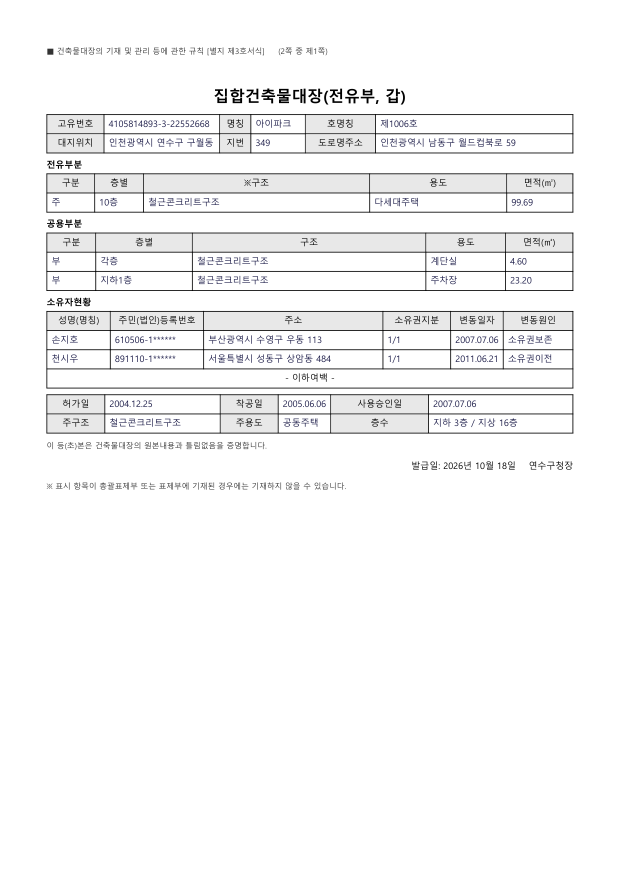
#> input picture pipeline/desktop/fake_data/clean_s01_ledger_p1.png, 1240 x 1755 px (shown at 1/2 size)
$ python -i preprocess.py   (imports and definitions only)
#> lines starting #> are read from the running program, lines starting #| are printed output that depends on the picture; after the words box and inside, x2 and y2 are one past the last pixel; in counts of white or black regions, pixels touching at a corner belong together
#> further down, picture is the input picture: PIL image 1240x1755 RGB; mean R, G, B 245.7, 245.7, 246
"""쪽 이미지 만들기와 스캔 전처리(기울기 보정·대비 늘리기). 문서를 읽을 때와 결과 보기에서 같은 보정을 쓴다."""
from PIL import Image


def render(page, dpi=150):
    pix = page.get_pixmap(dpi=dpi)
    return Image.frombytes("RGB", (pix.width, pix.height), pix.samples), pix.width / page.rect.width


def deskew_angle(img, max_deg=3.0, step=0.1):
    """글자 줄이 가장 또렷하게 가로로 늘어서는 각도(도). 가로 투영(행별 검은 점 수)의 분산이 가장 큰 각도를 고른다."""
#> called with max_deg = 3, step = 0.1
    import numpy as np
    g = img.convert("L")
    g = g.resize((g.width // 2, g.height // 2))
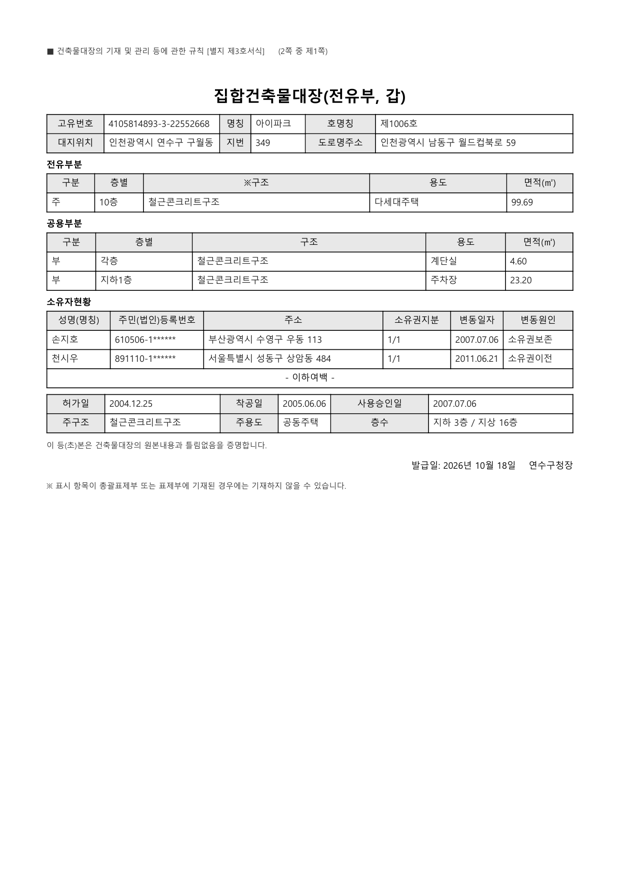
#> g: PIL image 620x877 L; min 0, max 255, mean 245.5
    ink = g.point(lambda x: 255 if x < 160 else 0)     # 먼저 흑백으로 바꾼 뒤 모든 각도를 같은 방식(NEAREST)으로 돌린다.
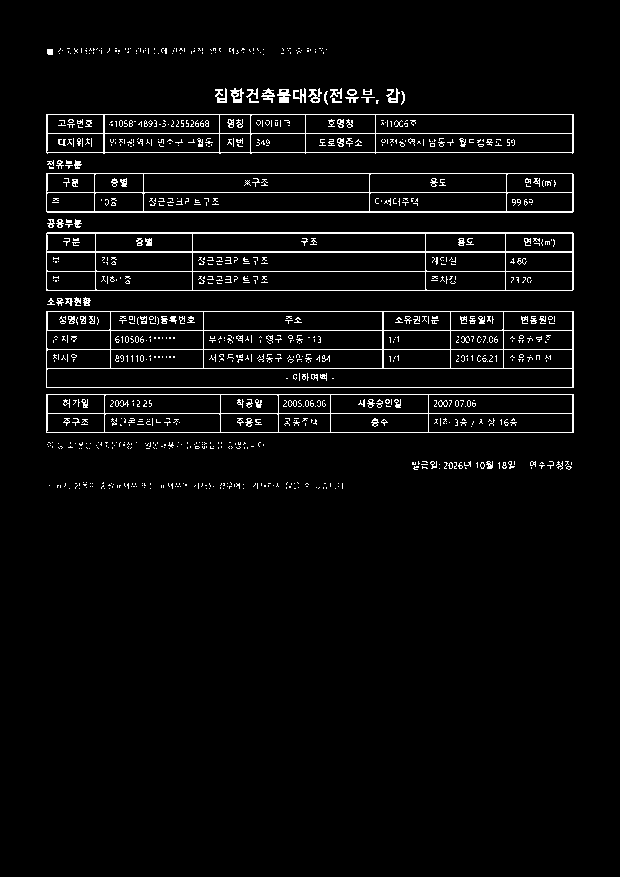
#> ink: PIL image 620x877 L; 4% white in thin lines or dots, all inside (x1, y1, x2, y2) = (46, 48, 574, 489)
    best, best_v = 0.0, -1.0                            # (돌리지 않은 0도만 선명해서 늘 0도가 뽑히던 문제를 막음)
    for k in range(int(-max_deg / step), int(max_deg / step) + 1):
        a = k * step
        r = np.asarray(ink.rotate(a, resample=Image.NEAREST, fillcolor=0)) > 0
        v = float(np.var(r.sum(axis=1)))
        if v > best_v:
            best, best_v = a, v
#> this loop made 61 passes
#> (v, best, best_v) on passes 1, 2, 3, 4, 5, 6, 7, 8, 10, 11, 12, 13: (914.3, -3, 914.3), (918, -2.9, 918), (923.4, -2.8, 923.4), (928, -2.7, 928), (932.1, -2.6, 932.1), (937.4, -2.5, 937.4), (937.7, -2.4, 937.7), (941.6, -2.3, 941.6), (948.4, -2.1, 948.4), (963.8, -2, 963.8), (992.4, -1.9, 992.4), (1018.9, -1.8, 1018.9)
#> v on passes 9, 31, 32, 33, 34, 35: 940.1, 6873, 6873, 3388.8, 2924.8, 2210.8
#> pass 1, in deskew_angle, `r = np.asarray(ink.rotate(a, resample=Image.NEAREST, fillcolor=0)) > 0`:
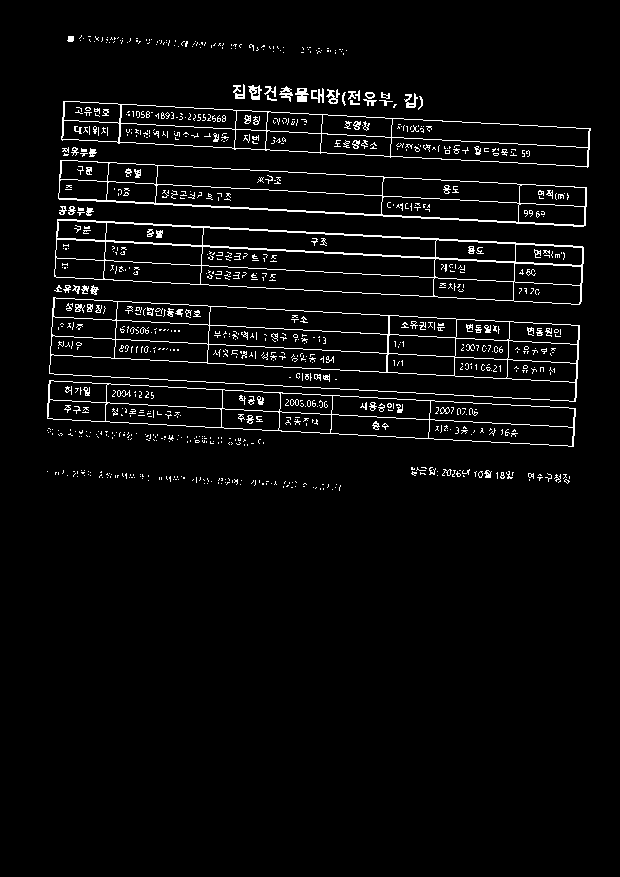
#> r: shape (877, 620) bool; 4% white in thin lines or dots, all inside (x1, y1, x2, y2) = (47, 35, 591, 491)
#> pass 2, in deskew_angle, `r = np.asarray(ink.rotate(a, resample=Image.NEAREST, fillcolor=0)) > 0`:
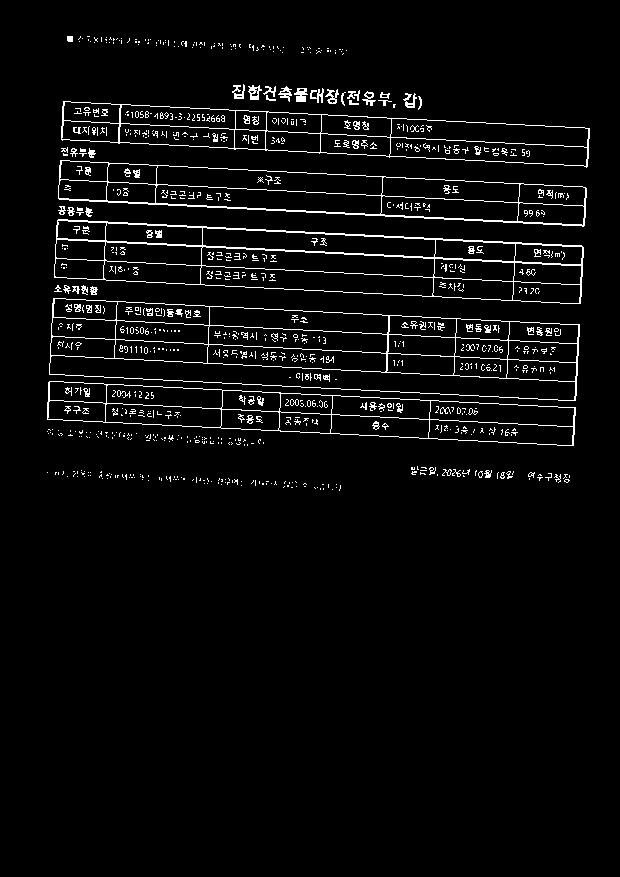
#> r: shape (877, 620) bool; 4% white in thin lines or dots, all inside (x1, y1, x2, y2) = (47, 36, 590, 491)
#> pass 3, in deskew_angle, `r = np.asarray(ink.rotate(a, resample=Image.NEAREST, fillcolor=0)) > 0`:
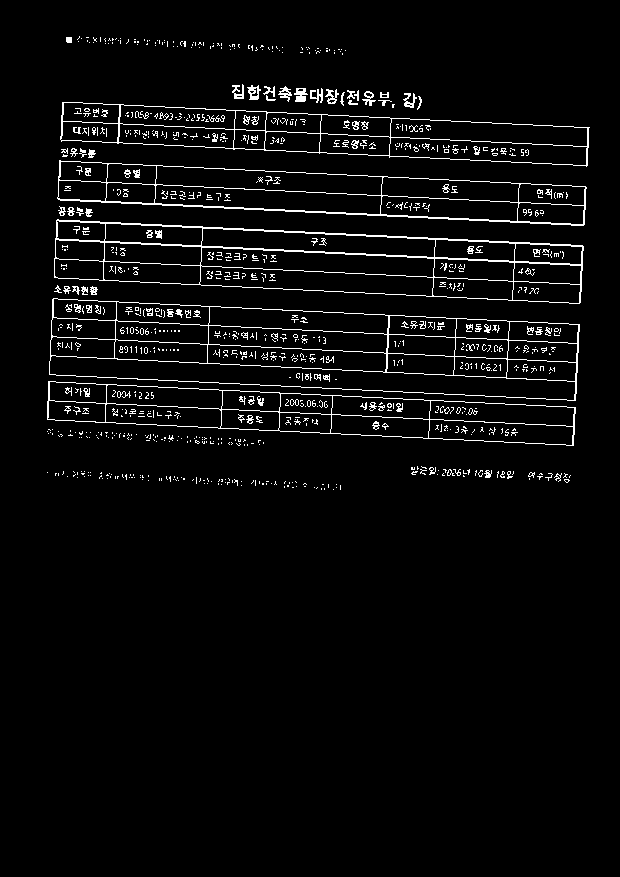
#> r: shape (877, 620) bool; 4.1% white in thin lines or dots, all inside (x1, y1, x2, y2) = (47, 36, 590, 490)
#> after the loop, best = -0.1; best_v = 6873
    return best


def preprocess(img):
    """스캔 전처리: 기울기 보정 + 대비 늘리기(기획서 1-4). -> (보정된 이미지, 보정 각도)"""
    from PIL import ImageOps
    a = deskew_angle(img)
#> a = -0.1
    out = img.rotate(a, resample=Image.BICUBIC, fillcolor="white") if abs(a) >= 0.05 else img
    return ImageOps.autocontrast(out.convert("L"), cutoff=1).convert("RGB"), a

>>> from PIL import Image
>>> picture = Image.open('../../pipeline/desktop/fake_data/clean_s01_ledger_p1.png')
>>> result = preprocess(picture)

$ run again, on pipeline/desktop/fake_data/clean_s01_registry_p2.png
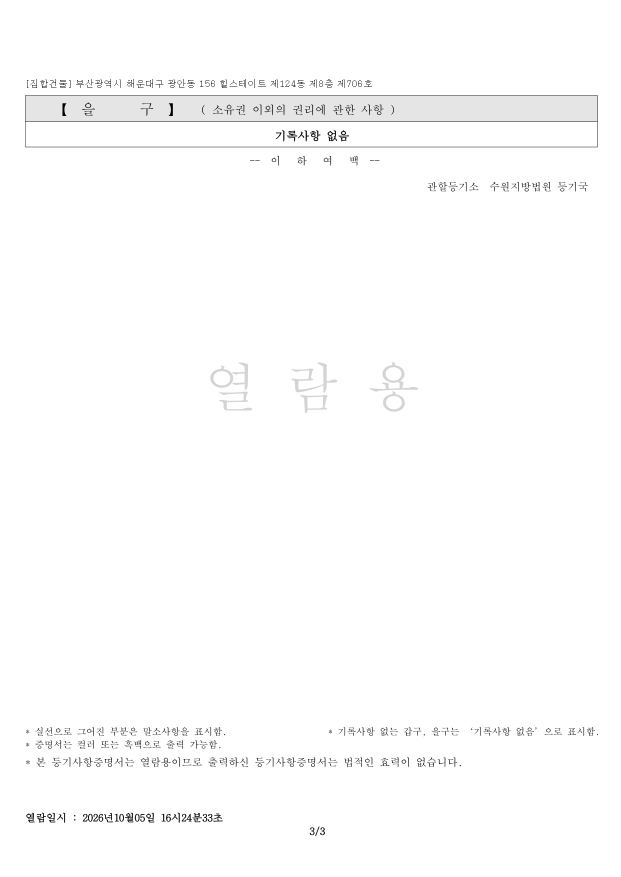
#> input picture pipeline/desktop/fake_data/clean_s01_registry_p2.png, 1241 x 1754 px (shown at 1/2 size)
#> picture is the input picture: PIL image 1241x1754 RGB; min 0, max 255, mean 252.5
#> in deskew_angle, `ink = g.point(lambda x: 255 if x < 160 else 0)`:
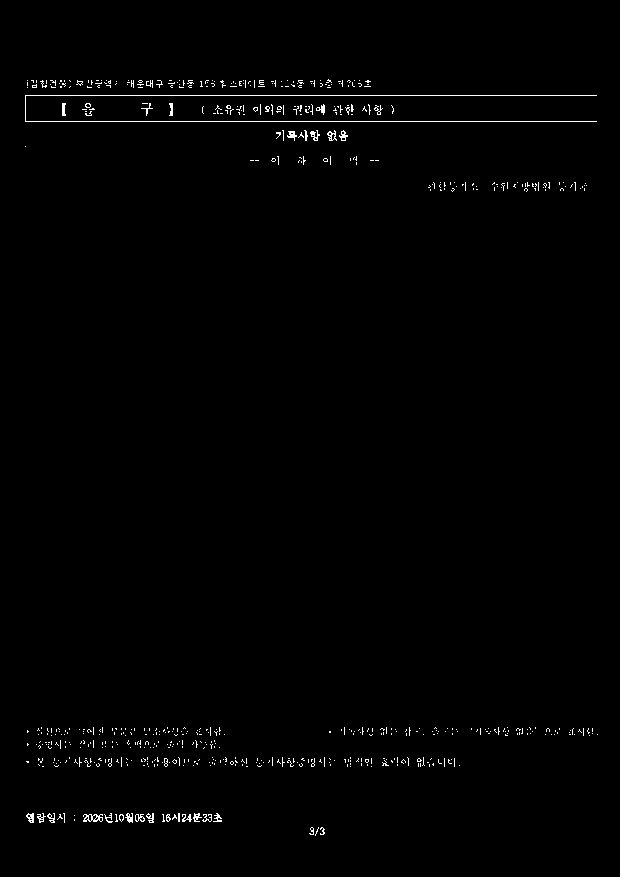
#> ink: PIL image 620x877 L; 0.87% white in thin lines or dots, all inside (x1, y1, x2, y2) = (25, 79, 598, 836)
#> the loop in deskew_angle, `for k in range(int(-max_deg / step), int(max_deg / step) + 1):` made 61 passes
#> (v, best, best_v) on passes 1 to 8: (160.8, -3, 160.8), (160.9, -2.9, 160.9), (163.1, -2.8, 163.1), (163.8, -2.7, 163.8), (164.9, -2.6, 164.9), (166.2, -2.5, 166.2), (167.8, -2.4, 167.8), (170.3, -2.3, 170.3)
#> pass 3, in deskew_angle, `r = np.asarray(ink.rotate(a, resample=Image.NEAREST, fillcolor=0)) > 0`:
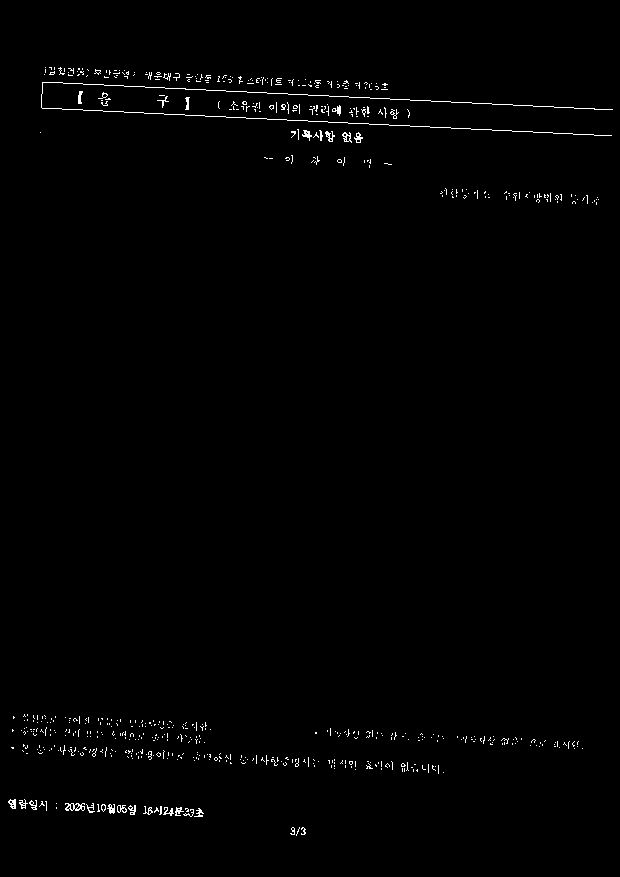
#> r: shape (877, 620) bool; 0.87% white in thin lines or dots, all inside (x1, y1, x2, y2) = (8, 67, 613, 836)
#> after the loop in deskew_angle, `for k in range(int(-max_deg / step), int(max_deg / step) + 1):`: best = -0.1; best_v = 941.4
#> a = -0.1
